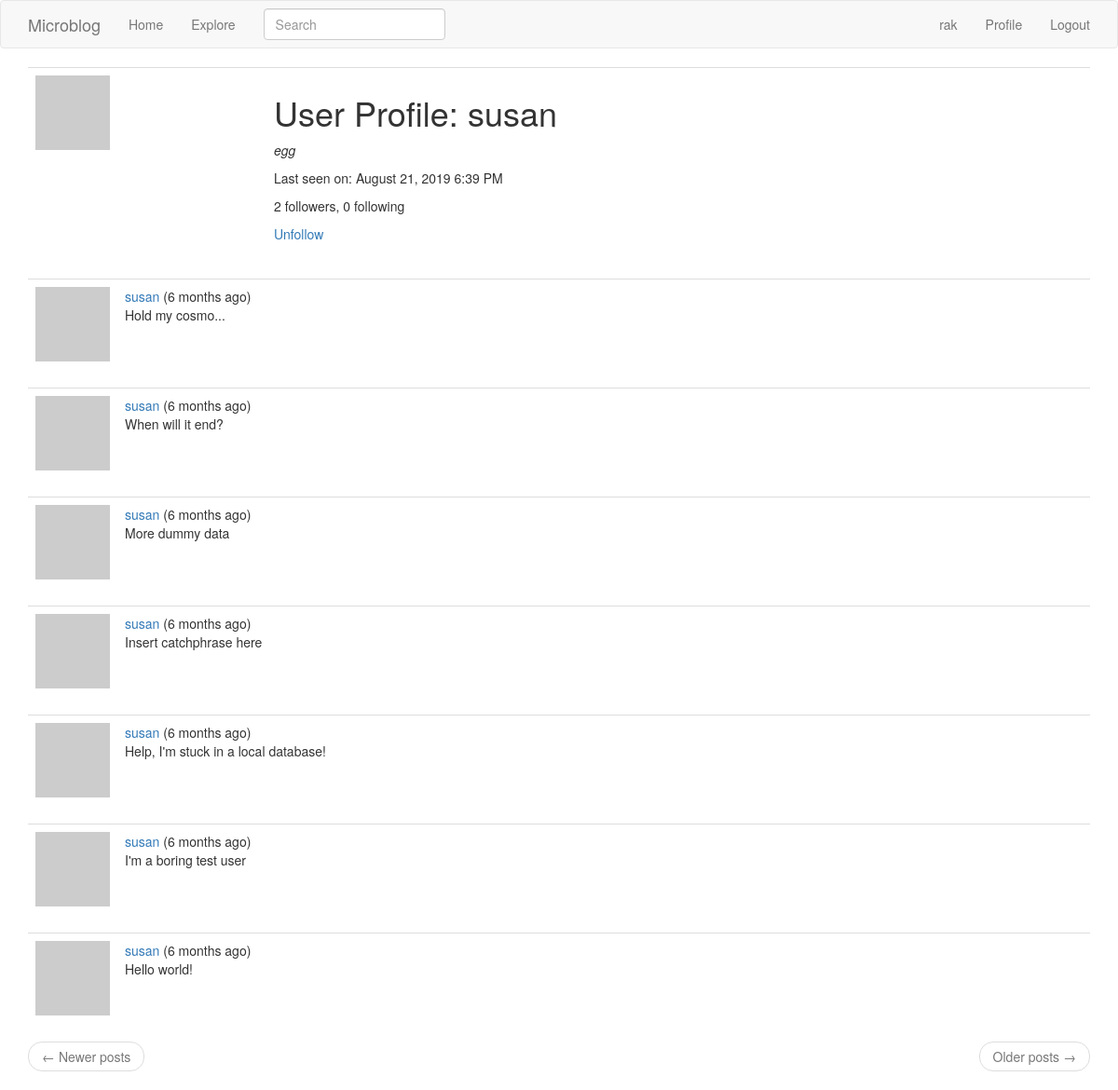
/user/susan (signed in), run on an earlier commit of the app's database.
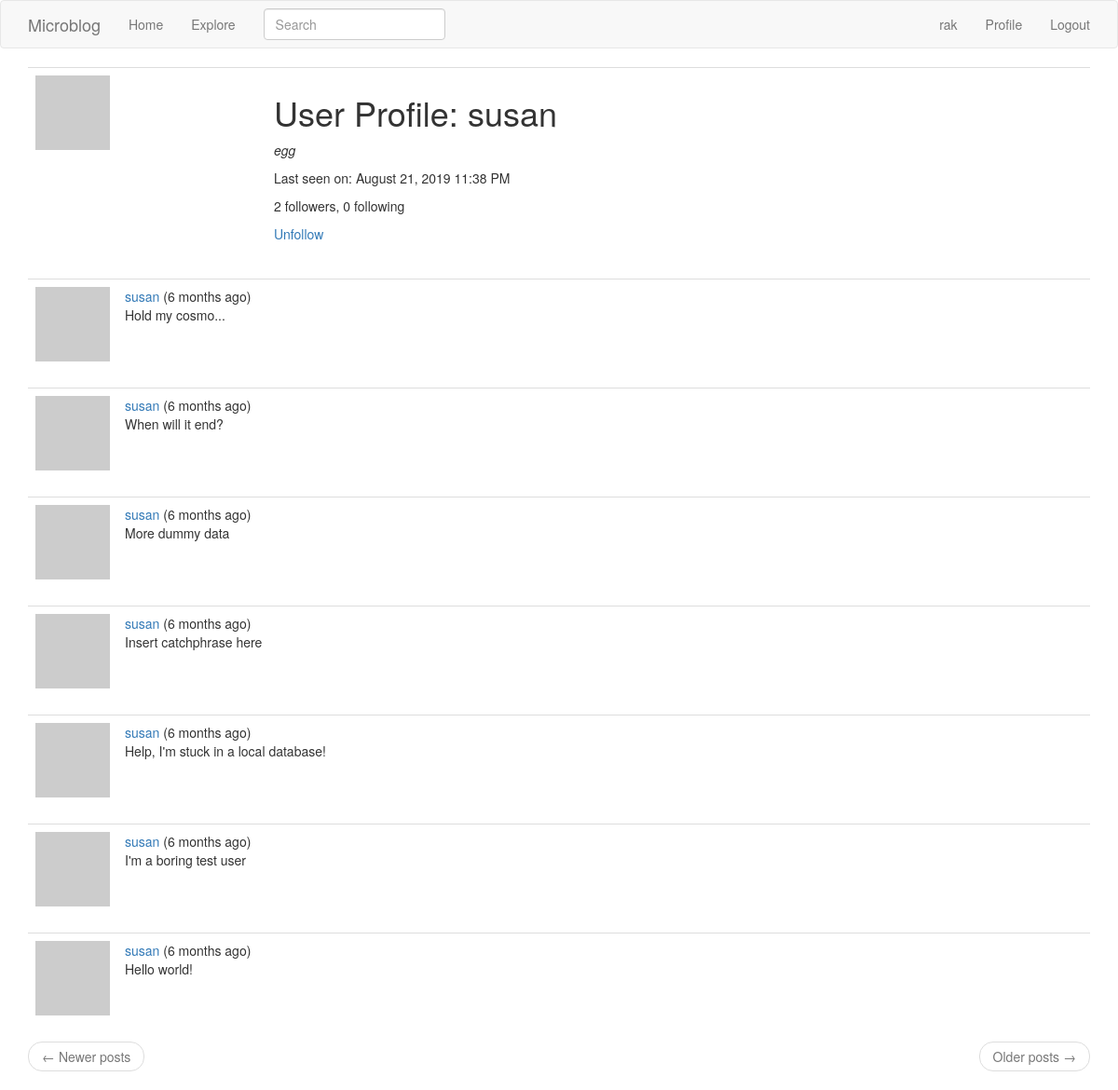
And on a later commit of the database.
### app/models.py (models this page shows, shortened)
class User(UserMixin, db.Model):
    id = db.Column(db.Integer, primary_key=True)
    username = db.Column(db.String(32), index=True, unique=True)
    email = db.Column(db.String(128), index=True, unique=True)
    password_hash = db.Column(db.String(128))
    posts = db.relationship('Post', backref='author', lazy='dynamic')
    about_me = db.Column(db.String(140))
    last_seen = db.Column(db.DateTime, default=datetime.utcnow)
    followed = db.relationship(
        'User', secondary=followers,
        primaryjoin=(followers.c.follower_id == id),  # the 'c' attribute of any table contains its columns
        secondaryjoin=(followers.c.followed_id == id),
        backref=db.backref('followers', lazy='dynamic'),
        lazy='dynamic')
    def avatar(self, size):
        digest = md5(self.email.lower().encode('utf-8')).hexdigest()  # returns a string hex code
        return 'https://www.gravatar.com/avatar/{}?s={}&d=identicon'.format(digest, size)
    def is_following(self, user):
        return self.followed.filter(followers.c.followed_id == user.id).count() > 0

class SearchableMixin(object):
    @classmethod
    def before_commit(cls, session):
        session._changes = {
            'add': [obj for obj in session.new if isinstance(obj, cls)],
            'update': [obj for obj in session.dirty if isinstance(obj, cls)],
            'delete': [obj for obj in session.deleted if isinstance(obj, cls)],
            }
    @classmethod
    def after_commit(cls, session):
        for obj in session._changes['add']:
            if isinstance(obj, SearchableMixin):
                add_to_index(obj.__tablename__, obj)
        for obj in session._changes['update']:
            if isinstance(obj, SearchableMixin):
                add_to_index(obj.__tablename__, obj)
        for obj in session._changes['delete']:
            if isinstance(obj, SearchableMixin):
                remove_from_index(obj.__tablename__, obj)
        session._changes = None

class Post(SearchableMixin, db.Model):
    __searchable__ = ['body']
    id = db.Column(db.Integer, primary_key=True)
    body = db.Column(db.String(140))
    timestamp = db.Column(db.DateTime, index=True, default=datetime.utcnow)
    user_id = db.Column(db.Integer, db.ForeignKey('user.id'))
    language = db.Column(db.String(5))

### app/main/routes.py (the view)
@bp.route('/user/<username>')
@login_required
def user(username):
    user = User.query.filter_by(username=username).first_or_404()  # if user isn't found, return a 404 error
    page = request.args.get('page', 1, type=int)
    posts = user.posts.order_by(Post.timestamp.desc()).paginate(page, current_app.config['POSTS_PER_PAGE'], False)
    next_url = url_for('main.user', username=user.username, page=posts.next_num) if posts.has_next else None
    prev_url = url_for('main.user', username=user.username, page=posts.prev_num) if posts.has_prev else None
    return render_template('user.html', user=user, posts=posts.items, next_url=next_url, prev_url=prev_url)

### app/main/forms.py
class SearchForm(FlaskForm):
    q = StringField(_l('Search'), validators=[DataRequired()])
    def __init__(self, *args, **kwargs):
        if 'formdata' not in kwargs:
            kwargs['formdata'] = request.args
        if 'csrf_enabled' not in kwargs:
            kwargs['csrf_enabled'] = False
        super(SearchForm, self).__init__(*args, **kwargs)

### app/main/routes.py (called while the page is built)
@bp.before_app_request
def before_request():
    if current_user.is_authenticated:
        current_user.last_seen = datetime.utcnow()
        db.session.commit()
        g.search_form = SearchForm()
    g.locale = str(get_locale())
    if current_app.elasticsearch:  # is elasticsearch running/enabled?
        if len(current_app.elasticsearch.indices.get_alias().keys()) < 1:
            Post.reindex()

### app/models.py (called while the page is built)
@login.user_loader
def load_user(id):
    return User.query.get(int(id))

### app/templates/user.html
{% extends "base.html" %}
{% block app_content %}
    <table class="table table-hover" id="user_profile_header">
        <tr>
            <td width="256px"><img src="{{ user.avatar(200) }}"></td>
            <td>
                <h1>{{ _('User Profile') }}: {{ user.username }}</h1>
                {% if user.about_me %}
                    <p>
                        <i>{{ user.about_me }}</i>
                    </p>
                {% endif %}
                {% if user.last_seen %}
                    <p>{{ _('Last seen on:') }} {{ moment(user.last_seen).format('LLL') }}</p>
                {% endif %}
                <p>
                    {{ _('%(count)d followers', count=user.followers.count()) }},
                    {{ _('%(count)d following', count=user.followed.count()) }}
                </p>
                {% if user == current_user %}
                    <p><a href="{{ url_for('main.edit_profile') }}">{{ _('Edit your profile') }}</a></p>
                {% elif not current_user.is_following(user) %}
                    <p><a href="{{ url_for('main.follow', username=user.username) }}">{{ _('Follow') }}</a></p>
                {% else %}
                    <p><a href="{{ url_for('main.unfollow', username=user.username) }}">{{ _('Unfollow') }}</a></p>
                {% endif %}
            </td>
        </tr>
    </table>
    {% for post in posts %}
        {% include '_post.html' %}
    {% endfor %}
    <nav aria-label="...">
        <ul class="pager">
            <li class="previous{% if not prev_url %} disabled{% endif %}">
                <a href="{{ prev_url or '#' }}">
                    <span aria-hidden="true">&larr;</span> {{ _('Newer posts') }}
                </a>
            </li>
            <li class="next{% if not next_url %} disabled{% endif %}">
                <a href="{{ next_url or '#' }}">
                    {{ _('Older posts') }} <span aria-hidden="true">&rarr;</span>
                </a>
            </li>
        </ul>
    </nav>
{% endblock %}

### app/templates/base.html (shortened to what this page needs)
{% extends 'bootstrap/base.html' %}
{% block navbar %}
    <nav class="navbar fixed-top navbar-default">
        <div class="container">
            <a class="navbar-brand" href="{{ url_for('main.index') }}">Microblog</a>
            <ul class="nav navbar-nav">
                <li><a href="{{ url_for('main.index') }}">{{ _('Home') }}</a></li>
                <li><a href="{{ url_for('main.explore') }}">{{ _('Explore') }}</a></li>
            </ul>
            {% if g.search_form %}
                <form class="navbar-form navbar-left" method="GET" action="{{ url_for('main.search') }}">
                    <div class="form-group">
                        {{ g.search_form.q(size=20, class='form-control', id='searchbox', placeholder=g.search_form.q.label.text) }}
                    </div>
                </form>
            {% endif %}
            <ul class="nav navbar-nav navbar-right">
                {% if current_user.is_anonymous %}
                    <li><a href="{{ url_for('auth.login') }}">{{ _('Login') }}</a></li>
                {% else %}
                    <li><a href="{{ url_for('main.user', username=current_user.username) }}">{{ current_user.username }}</a></li>
                    <li><a href="{{ url_for('main.user', username=current_user.username) }}">{{ _('Profile') }}</a></li>
                    <li><a href="{{ url_for('auth.logout') }}">{{ _('Logout') }}</a></li>
                {% endif %}
            </ul>
        </div>
    </nav>
{% endblock %}
{% block content %}
    <div class="container">
        {% block app_content %}{% endblock %}
    </div>
{% endblock %}

### app/templates/_post.html (shortened to what this page needs)
<table class="table table-hover">
    <tr>
        <td width="70px">
            <a href="{{ url_for('main.user', username=post.author.username) }}">
                <img src="{{ post.author.avatar(70) }}" />
            </a>
        </td>
        <td>
            {{ _('%(username)s (%(when)s)', username=user_link, when=moment(post.timestamp).fromNow()) }}
            <br>
            <span id="post{{ post.id }}">{{ post.body }}</span>
        </td>
    </tr>
</table>

What changed in the data, as far as the page shows it:
changed User "susan": last_seen "August 21, 2019 6:39 PM" → "August 21, 2019 11:38 PM"
